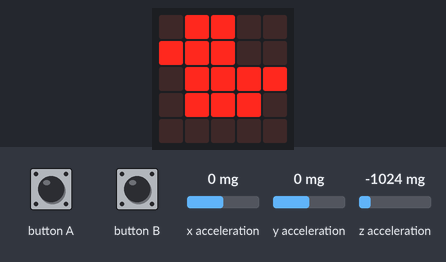
Simulated run of this program. Board: BBC micro:bit running MicroPython. On the bench: the board's 5×5 LED display. The test bench sets the inputs (shaded band); at power-on: x acceleration 0 mg, y acceleration 0 mg, z acceleration -1024 mg. Files the program writes start out absent.

Above: at 1.2 s.
1.3 s: button A pressed for 0.15 s
At 2.0 s:
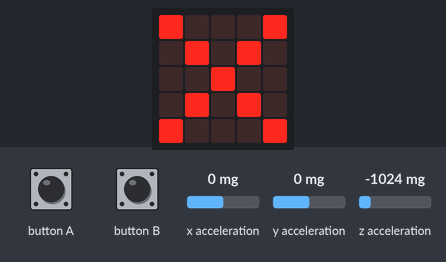
2.9 s: button B pressed for 0.15 s
At 3.3 s:
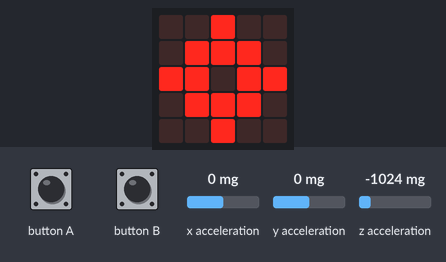
4.5 s: button B pressed for 1 s
At 5.7 s:
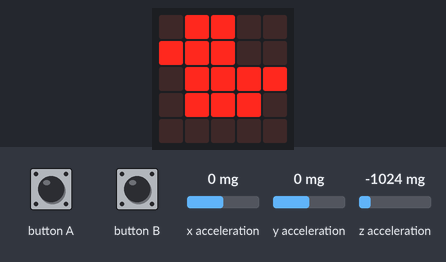
7.0 s: button A pressed for 1 s
At 7.6 s:
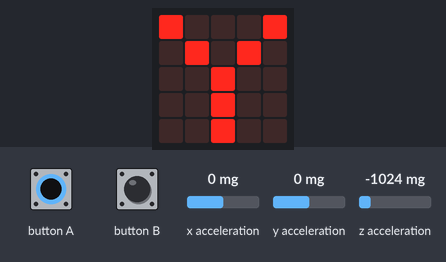
9.5 s: button A pressed for 0.15 s
At 10.7 s:
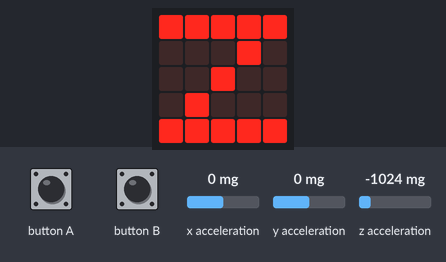
11.1 s: button A pressed for 3.2 s
At 11.9 s:
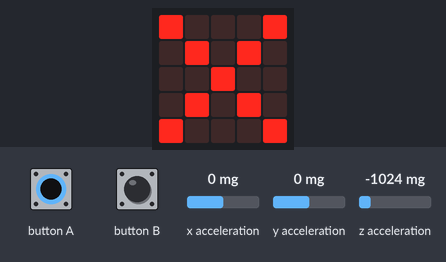
Timing chart, 0 to 14.1 s (numbered marks = the images above; inputs shaded):
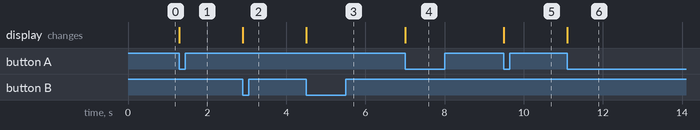

The program:

main.py
```python
from microbit import *

display.show(Image.DUCK); # most important part

image_x = Image(
	"90009:"
	"09090:"
	"00900:"
	"09090:"
	"90009:"
)

image_y = Image(
	"90009:"
	"09090:"
	"00900:"
	"00900:"
	"00900:"
)

image_z = Image(
	"99999:"
	"00090:"
	"00900:"
	"09000:"
	"99999:"
)

axes = {
	0 : "x",
	1 : "y",
	2 : "z"
}

axis = -1

while True:
	if (button_a.was_pressed()):
		axis += 1
		axis %= 3
		if (axes[axis] == "x"):
			display.show(image_x)
		elif (axes[axis] == "y"):
			display.show(image_y)
		elif (axes[axis] == "z"):
			display.show(image_z)

	if (button_b.was_pressed()):
		display.show(Image.TARGET)

		data = open('data.log', 'w')

		start_time = running_time()
		last_time = start_time

		while (not button_b.was_pressed() and (running_time() - start_time) < 1000 * 15):
			time_delta = running_time() - last_time
			if (time_delta > (1000/50)):
				time = running_time() - start_time

				x, y, z = accelerometer.get_values()
				if (axes[axis] == "x"):
					accel = x
				elif (axes[axis] == "y"):
					accel = y
				elif (axes[axis] == "z"):
					accel = z
				data.write(str(time) + "," + str(accel) + "\n")

				last_time = running_time();

		data.close()

		display.show(Image.DUCK)
```

Measured:
- after the input at 1.3 s, the display: changes at once (image 1)
- after the input at 2.9 s, the display: changes at once (image 2)
- after the input at 4.5 s, the display: changes at once (image 3)
- after the input at 7.0 s, the display: changes at once (image 4)
- after the input at 9.5 s, the display: changes at once (image 5)
- after the input at 11.1 s, the display: changes at once (image 6)
